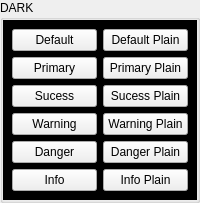
         <widget class="QGroupBox" name="groupBox_4">
          <property name="styleSheet">
           <string notr="true"/>
          </property>
          <property name="title">
           <string>DARK</string>
          </property>
          <layout class="QVBoxLayout" name="verticalLayout_3">
           <property name="leftMargin">
            <number>0</number>
           </property>
           <property name="topMargin">
            <number>0</number>
           </property>
           <property name="rightMargin">
            <number>0</number>
           </property>
           <property name="bottomMargin">
            <number>0</number>
           </property>
           <item>
            <widget class="QWidget" name="widget_12" native="true">
             <property name="styleSheet">
              <string notr="true">.QWidget {
	
	background-color: rgba(0, 0, 0, 255);
}</string>
             </property>
             <layout class="QGridLayout" name="gridLayout_3">
              <item row="0" column="0">
               <widget class="QPushButton" name="pushButton_27">
                <property name="autoFillBackground">
                 <bool>false</bool>
                </property>
                <property name="text">
                 <string>Default</string>
                </property>
                <property name="icon">
                 <iconset theme="yin-yang"/>
                </property>
                <property name="default">
                 <bool>false</bool>
                </property>
                <property name="flat">
                 <bool>false</bool>
                </property>
                <property name="darkMode" stdset="0">
                 <bool>true</bool>
                </property>
                <property name="plainMode" stdset="0">
                 <bool>false</bool>
                </property>
                <property name="styleMode" stdset="0">
                 <number>0</number>
                </property>
                <property name="buttonType" stdset="0">
                 <number>1</number>
                </property>
                <property name="iconName" stdset="0">
                 <string>yin-yang</string>
                </property>
                <property name="spacing" stdset="0">
                 <number>8</number>
                </property>
               </widget>
              </item>
              <item row="0" column="1">
               <widget class="QPushButton" name="pushButton_28">
                <property name="autoFillBackground">
                 <bool>false</bool>
                </property>
                <property name="text">
                 <string>Default Plain</string>
                </property>
                <property name="icon">
                 <iconset theme="yin-yang"/>
                </property>
                <property name="flat">
                 <bool>false</bool>
                </property>
                <property name="darkMode" stdset="0">
                 <bool>true</bool>
                </property>
                <property name="plainMode" stdset="0">
                 <bool>true</bool>
                </property>
                <property name="styleMode" stdset="0">
                 <number>0</number>
                </property>
                <property name="buttonType" stdset="0">
                 <number>1</number>
                </property>
                <property name="iconName" stdset="0">
                 <string>yin-yang</string>
                </property>
                <property name="spacing" stdset="0">
                 <number>8</number>
                </property>
                <property name="iconPosition" stdset="0">
                 <number>1</number>
                </property>
               </widget>
              </item>
              <item row="1" column="0">
               <widget class="QPushButton" name="pushButton_29">
                <property name="autoFillBackground">
                 <bool>false</bool>
                </property>
                <property name="text">
                 <string>Primary</string>
                </property>
                <property name="icon">
                 <iconset theme="yin-yang"/>
                </property>
                <property name="default">
                 <bool>false</bool>
                </property>
                <property name="flat">
                 <bool>false</bool>
                </property>
                <property name="darkMode" stdset="0">
                 <bool>true</bool>
                </property>
                <property name="plainMode" stdset="0">
                 <bool>false</bool>
                </property>
                <property name="styleMode" stdset="0">
                 <number>1</number>
                </property>
                <property name="buttonType" stdset="0">
                 <number>1</number>
                </property>
                <property name="iconName" stdset="0">
                 <string>yin-yang</string>
                </property>
                <property name="spacing" stdset="0">
                 <number>8</number>
                </property>
               </widget>
              </item>
              <item row="1" column="1">
               <widget class="QPushButton" name="pushButton_30">
                <property name="autoFillBackground">
                 <bool>false</bool>
                </property>
                <property name="text">
                 <string>Primary Plain</string>
                </property>
                <property name="icon">
                 <iconset theme="yin-yang"/>
                </property>
                <property name="flat">
                 <bool>false</bool>
                </property>
                <property name="darkMode" stdset="0">
                 <bool>true</bool>
                </property>
                <property name="plainMode" stdset="0">
                 <bool>true</bool>
                </property>
                <property name="styleMode" stdset="0">
                 <number>1</number>
                </property>
                <property name="buttonType" stdset="0">
                 <number>1</number>
                </property>
                <property name="iconName" stdset="0">
                 <string>yin-yang</string>
                </property>
                <property name="spacing" stdset="0">
                 <number>8</number>
                </property>
                <property name="iconPosition" stdset="0">
                 <number>1</number>
                </property>
               </widget>
              </item>
              <item row="2" column="0">
               <widget class="QPushButton" name="pushButton_31">
                <property name="autoFillBackground">
                 <bool>false</bool>
                </property>
                <property name="text">
                 <string>Sucess</string>
                </property>
                <property name="icon">
                 <iconset theme="yin-yang"/>
                </property>
                <property name="flat">
                 <bool>false</bool>
                </property>
                <property name="darkMode" stdset="0">
                 <bool>true</bool>
                </property>
                <property name="plainMode" stdset="0">
                 <bool>false</bool>
                </property>
                <property name="styleMode" stdset="0">
                 <number>2</number>
                </property>
                <property name="buttonType" stdset="0">
                 <number>1</number>
                </property>
                <property name="iconName" stdset="0">
                 <string>yin-yang</string>
                </property>
                <property name="spacing" stdset="0">
                 <number>8</number>
                </property>
               </widget>
              </item>
              <item row="2" column="1">
               <widget class="QPushButton" name="pushButton_32">
                <property name="autoFillBackground">
                 <bool>false</bool>
                </property>
                <property name="text">
                 <string>Sucess Plain</string>
                </property>
                <property name="icon">
                 <iconset theme="yin-yang"/>
                </property>
                <property name="flat">
                 <bool>false</bool>
                </property>
                <property name="darkMode" stdset="0">
                 <bool>true</bool>
                </property>
                <property name="plainMode" stdset="0">
                 <bool>true</bool>
                </property>
                <property name="styleMode" stdset="0">
                 <number>2</number>
                </property>
                <property name="buttonType" stdset="0">
                 <number>1</number>
                </property>
                <property name="iconName" stdset="0">
                 <string>yin-yang</string>
                </property>
                <property name="spacing" stdset="0">
                 <number>8</number>
                </property>
                <property name="iconPosition" stdset="0">
                 <number>1</number>
                </property>
               </widget>
              </item>
              <item row="3" column="0">
               <widget class="QPushButton" name="pushButton_33">
                <property name="autoFillBackground">
                 <bool>false</bool>
                </property>
                <property name="text">
                 <string>Warning</string>
                </property>
                <property name="icon">
                 <iconset theme="yin-yang"/>
                </property>
                <property name="flat">
                 <bool>false</bool>
                </property>
                <property name="darkMode" stdset="0">
                 <bool>true</bool>
                </property>
                <property name="plainMode" stdset="0">
                 <bool>false</bool>
                </property>
                <property name="styleMode" stdset="0">
                 <number>3</number>
                </property>
                <property name="buttonType" stdset="0">
                 <number>1</number>
                </property>
                <property name="iconName" stdset="0">
                 <string>yin-yang</string>
                </property>
                <property name="spacing" stdset="0">
                 <number>8</number>
                </property>
               </widget>
              </item>
              <item row="3" column="1">
               <widget class="QPushButton" name="pushButton_34">
                <property name="autoFillBackground">
                 <bool>false</bool>
                </property>
                <property name="text">
                 <string>Warning Plain</string>
                </property>
                <property name="icon">
                 <iconset theme="yin-yang"/>
                </property>
                <property name="flat">
                 <bool>false</bool>
                </property>
                <property name="darkMode" stdset="0">
                 <bool>true</bool>
                </property>
                <property name="plainMode" stdset="0">
                 <bool>true</bool>
                </property>
                <property name="styleMode" stdset="0">
                 <number>3</number>
                </property>
                <property name="buttonType" stdset="0">
                 <number>1</number>
                </property>
                <property name="iconName" stdset="0">
                 <string>yin-yang</string>
                </property>
                <property name="spacing" stdset="0">
                 <number>8</number>
                </property>
                <property name="iconPosition" stdset="0">
                 <number>1</number>
                </property>
               </widget>
              </item>
              <item row="4" column="0">
               <widget class="QPushButton" name="pushButton_35">
                <property name="autoFillBackground">
                 <bool>false</bool>
                </property>
                <property name="text">
                 <string>Danger</string>
                </property>
                <property name="icon">
                 <iconset theme="yin-yang"/>
                </property>
                <property name="flat">
                 <bool>false</bool>
                </property>
                <property name="darkMode" stdset="0">
                 <bool>true</bool>
                </property>
                <property name="plainMode" stdset="0">
                 <bool>false</bool>
                </property>
                <property name="styleMode" stdset="0">
                 <number>4</number>
                </property>
                <property name="buttonType" stdset="0">
                 <number>1</number>
                </property>
                <property name="iconName" stdset="0">
                 <string>yin-yang</string>
                </property>
                <property name="spacing" stdset="0">
                 <number>8</number>
                </property>
               </widget>
              </item>
              <item row="4" column="1">
               <widget class="QPushButton" name="pushButton_36">
                <property name="autoFillBackground">
                 <bool>false</bool>
                </property>
                <property name="text">
                 <string>Danger Plain</string>
                </property>
                <property name="icon">
                 <iconset theme="yin-yang"/>
                </property>
                <property name="flat">
                 <bool>false</bool>
                </property>
                <property name="darkMode" stdset="0">
                 <bool>true</bool>
                </property>
                <property name="plainMode" stdset="0">
                 <bool>true</bool>
                </property>
                <property name="styleMode" stdset="0">
                 <number>4</number>
                </property>
                <property name="buttonType" stdset="0">
                 <number>1</number>
                </property>
                <property name="iconName" stdset="0">
                 <string>yin-yang</string>
                </property>
                <property name="spacing" stdset="0">
                 <number>8</number>
                </property>
                <property name="iconPosition" stdset="0">
                 <number>1</number>
                </property>
               </widget>
              </item>
              <item row="5" column="0">
               <widget class="QPushButton" name="pushButton_37">
                <property name="autoFillBackground">
                 <bool>false</bool>
                </property>
                <property name="text">
                 <string>Info</string>
                </property>
                <property name="icon">
                 <iconset theme="yin-yang"/>
                </property>
                <property name="flat">
                 <bool>false</bool>
                </property>
                <property name="darkMode" stdset="0">
                 <bool>true</bool>
                </property>
                <property name="plainMode" stdset="0">
                 <bool>false</bool>
                </property>
                <property name="styleMode" stdset="0">
                 <number>5</number>
                </property>
                <property name="buttonType" stdset="0">
                 <number>1</number>
                </property>
                <property name="iconName" stdset="0">
                 <string>yin-yang</string>
                </property>
                <property name="spacing" stdset="0">
                 <number>8</number>
                </property>
               </widget>
              </item>
              <item row="5" column="1">
               <widget class="QPushButton" name="pushButton_38">
                <property name="autoFillBackground">
                 <bool>false</bool>
                </property>
                <property name="text">
                 <string>Info Plain</string>
                </property>
                <property name="icon">
                 <iconset theme="yin-yang"/>
                </property>
                <property name="flat">
                 <bool>false</bool>
                </property>
                <property name="darkMode" stdset="0">
                 <bool>true</bool>
                </property>
                <property name="plainMode" stdset="0">
                 <bool>true</bool>
                </property>
                <property name="styleMode" stdset="0">
                 <number>5</number>
                </property>
                <property name="buttonType" stdset="0">
                 <number>1</number>
                </property>
                <property name="iconName" stdset="0">
                 <string>yin-yang</string>
                </property>
                <property name="spacing" stdset="0">
                 <number>8</number>
                </property>
                <property name="iconPosition" stdset="0">
                 <number>1</number>
                </property>
               </widget>
              </item>
             </layout>
            </widget>
           </item>
          </layout>
         </widget>
